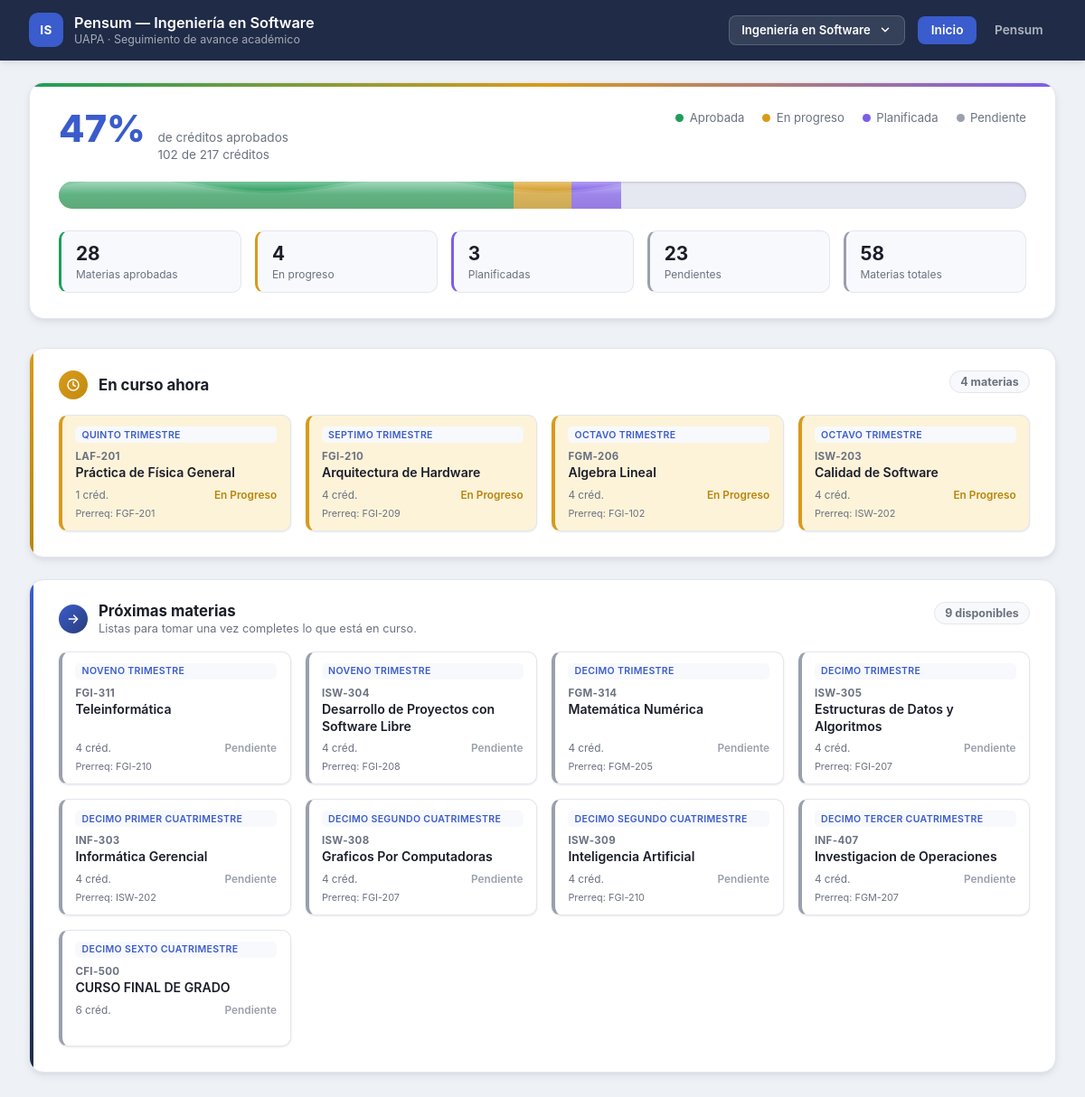
Before: / with the older database file.
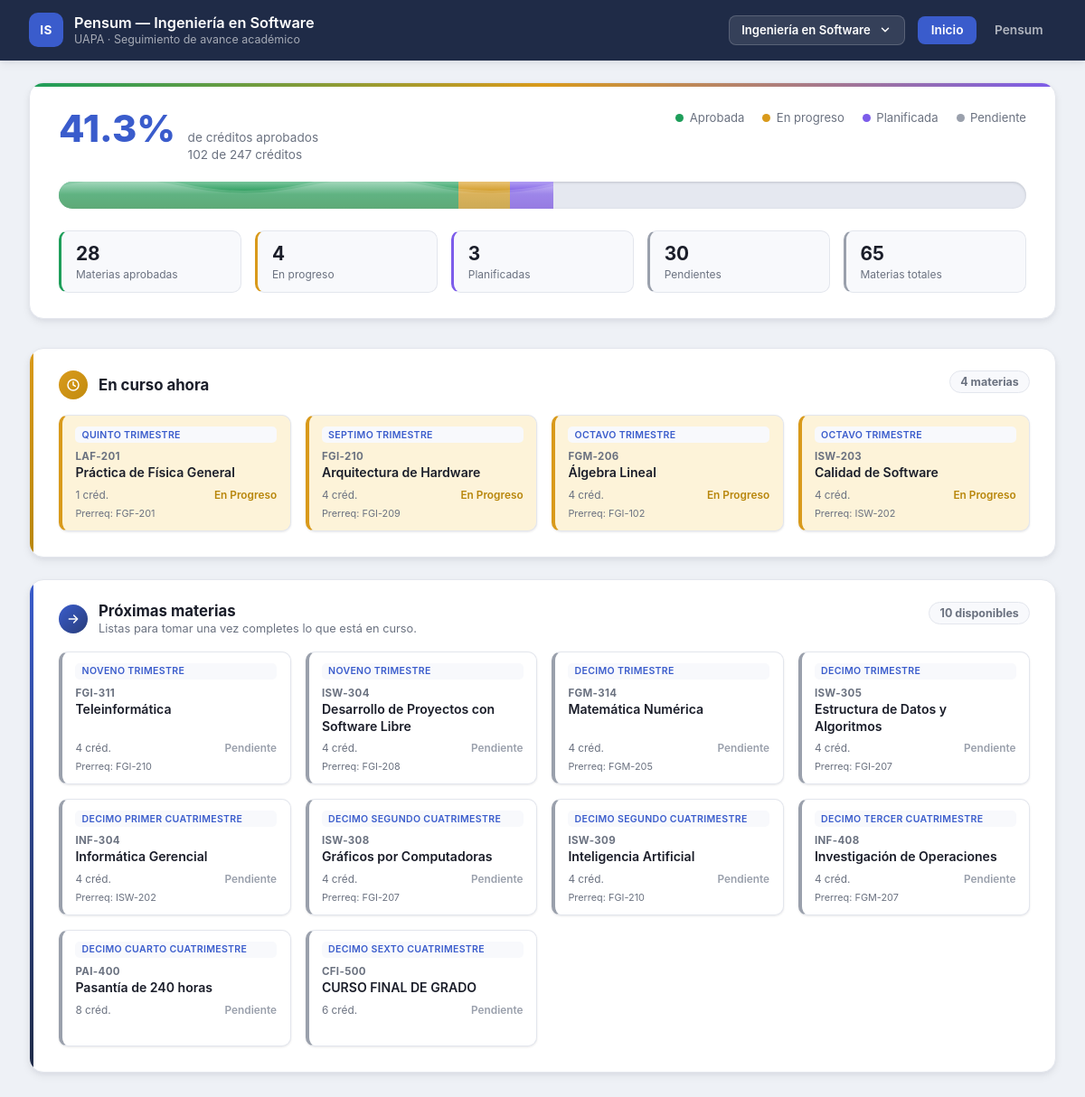
After: the same page with the newer database file.
### tables this page shows
CREATE TABLE carreras (
        id INTEGER PRIMARY KEY AUTOINCREMENT,
        slug TEXT NOT NULL UNIQUE,
        nombre TEXT NOT NULL
    );

CREATE TABLE courses (
    id INTEGER PRIMARY KEY AUTOINCREMENT,
    clave TEXT NOT NULL,
    nombre TEXT NOT NULL,
    periodo_orden INTEGER,
    periodo_nombre TEXT,
    tipo TEXT NOT NULL CHECK (tipo IN ('obligatoria', 'optativa')),
    horas_teoricas INTEGER NOT NULL DEFAULT 0,
    horas_practicas INTEGER NOT NULL DEFAULT 0,
    horas_totales INTEGER NOT NULL DEFAULT 0,
    horas_estudio_independiente INTEGER NOT NULL DEFAULT 0,
    creditos INTEGER NOT NULL DEFAULT 0,
    prerrequisito TEXT,
    estado TEXT NOT NULL CHECK (estado IN ('aprobada', 'en_progreso', 'planificada', 'pendiente'))
, carrera_id INTEGER NOT NULL DEFAULT 1);

### src/functions.php (the view, shortened to what this page needs)
<?php
function fetch_all_courses(PDO $pdo, int $carreraId): array
{
    $stmt = $pdo->prepare('SELECT * FROM courses WHERE carrera_id = :carrera_id ORDER BY periodo_orden IS NULL, periodo_orden, id');
    $stmt->execute([':carrera_id' => $carreraId]);
    return $stmt->fetchAll();
}
function get_all_carreras(PDO $pdo): array
{
    return $pdo->query('SELECT * FROM carreras ORDER BY id')->fetchAll();
}
function get_current_carrera(PDO $pdo, array $carreras): array
{
    $slug = $_COOKIE['carrera'] ?? '';
    return $carreras[0];
}
function carrera_abbr(string $nombre): string
{
    $words = array_values(array_filter(
        preg_split('/\s+/', $nombre),
        static fn (string $w): bool => mb_strlen($w) > 2
    ));
    $letters = array_map(
        static fn (string $w): string => mb_strtoupper(mb_substr($w, 0, 1)),
        array_slice($words, 0, 2)
    );
    $abbr = implode('', $letters);
    return $abbr !== '' ? $abbr : mb_strtoupper(mb_substr($nombre, 0, 2));
}
function compute_stats(array $courses): array
{
    $stats = [
        'total_cursos' => count($courses),
        'aprobadas' => 0,
        'en_progreso' => 0,
        'planificadas' => 0,
        'pendientes' => 0,
        'creditos_totales' => 0,
        'creditos_aprobados' => 0,
        'creditos_en_progreso' => 0,
        'creditos_planificados' => 0,
        'creditos_pendientes' => 0,
    ];
    foreach ($courses as $course) {
        $creditos = (int) $course['creditos'];
        $stats['creditos_totales'] += $creditos;
        switch ($course['estado']) {
            case 'aprobada':
                $stats['aprobadas']++;
                $stats['creditos_aprobados'] += $creditos;
                break;
            case 'en_progreso':
                $stats['en_progreso']++;
                $stats['creditos_en_progreso'] += $creditos;
                break;
            case 'planificada':
                $stats['planificadas']++;
                $stats['creditos_planificados'] += $creditos;
                break;
            default:
                $stats['pendientes']++;
                $stats['creditos_pendientes'] += $creditos;
                break;
        }
    }
    $total = $stats['creditos_totales'];
    $stats['pct_aprobada'] = $total > 0 ? round(($stats['creditos_aprobados'] / $total) * 100, 1) : 0.0;
    $stats['pct_en_progreso'] = $total > 0 ? round(($stats['creditos_en_progreso'] / $total) * 100, 1) : 0.0;
    $stats['pct_planificada'] = $total > 0 ? round(($stats['creditos_planificados'] / $total) * 100, 1) : 0.0;
    $stats['pct_pendiente'] = $total > 0
        ? max(0.0, round(100 - $stats['pct_aprobada'] - $stats['pct_en_progreso'] - $stats['pct_planificada'], 1))
        : 0.0;
    $stats['porcentaje_completado'] = $stats['pct_aprobada'];
    return $stats;
}
function render_progress_bar(array $stats, bool $animated = false, string $size = 'sm'): string
{
    $pctA = $stats['pct_aprobada'];
    $pctE = $stats['pct_en_progreso'];
    $pctP = $stats['pct_planificada'];
    $pctFilled = min(100.0, $pctA + $pctE + $pctP);
    $wave = '';
    if ($animated) {
        $wave = <<<HTML
        <div class="bar-wave" style="width:{$pctFilled}%">
            <svg class="wave-svg wave-svg-back" viewBox="0 0 2400 40" preserveAspectRatio="none">
                <path class="wave-path" d="M0 11 Q150 -4 300 11 T600 11 T900 11 T1200 11 T1500 11 T1800 11 T2100 11 T2400 11 V40 H0 Z"></path>
            </svg>
            <svg class="wave-svg wave-svg-front" viewBox="0 0 2400 40" preserveAspectRatio="none">
                <path class="wave-path" d="M0 8 Q150 -8 300 8 T600 8 T900 8 T1200 8 T1500 8 T1800 8 T2100 8 T2400 8 V40 H0 Z"></path>
            </svg>
            <div class="bar-sheen"></div>
        </div>
        HTML;
    }
    return <<<HTML
    <div class="progress-tank size-{$size}">
        <div class="tank-track">
            <div class="tank-segment tank-aprobada" style="width:{$pctA}%"></div>
            <div class="tank-segment tank-en_progreso" style="width:{$pctE}%"></div>
            <div class="tank-segment tank-planificada" style="width:{$pctP}%"></div>
        </div>
        {$wave}
    </div>
    HTML;
}
function estado_label(string $estado): string
{
    return match ($estado) {
        'aprobada' => 'Aprobada',
        'en_progreso' => 'En Progreso',
        'planificada' => 'Planificada',
        'pendiente' => 'Pendiente',
        default => ucfirst($estado),
    };
}
function h(?string $value): string
{
    return htmlspecialchars($value ?? '', ENT_QUOTES, 'UTF-8');
}
function render_course_card(array $course, bool $showPeriod = false, bool $editable = false): string
{
    $periodTag = '';
    if ($showPeriod && $course['periodo_nombre']) {
        $periodTag = '<div class="course-period-tag">' . h($course['periodo_nombre']) . '</div>';
    }
    $prereq = $course['prerrequisito']
        ? '<div class="course-prereq">Prerreq: ' . h($course['prerrequisito']) . '</div>'
        : '<div class="course-prereq course-prereq-empty">&nbsp;</div>';
    $estado = h($course['estado']);
    $clave = h($course['clave']);
    $nombre = h($course['nombre']);
    $creditos = (int) $course['creditos'];
    $estadoLabel = estado_label($course['estado']);
    $id = (int) $course['id'];
    $editableAttrs = $editable
        ? ' data-course-id="' . $id . '" data-estado="' . $estado . '" tabindex="0" role="button" aria-haspopup="true"'
        : '';
    $editableClass = $editable ? ' is-editable' : '';
    return <<<HTML
    <article class="course-card estado-{$estado}{$editableClass}"{$editableAttrs}>
        {$periodTag}
        <div class="course-clave">{$clave}</div>
        <div class="course-nombre">{$nombre}</div>
        <div class="course-meta">
            <span class="creditos">{$creditos} créd.</span>
            <span class="estado-badge">{$estadoLabel}</span>
        </div>
        {$prereq}
    </article>
    HTML;
}
function courses_by_estado(array $courses, string $estado): array
{
    $filtered = array_values(array_filter($courses, static fn (array $c): bool => $c['estado'] === $estado));
    usort($filtered, static function (array $a, array $b): int {
        return ($a['periodo_orden'] ?? PHP_INT_MAX) <=> ($b['periodo_orden'] ?? PHP_INT_MAX);
    });
    return $filtered;
}
function next_courses(array $courses): array
{
    $byClave = [];
    foreach ($courses as $c) {
        if (!isset($byClave[$c['clave']])) {
            $byClave[$c['clave']] = $c;
        }
    }
    $next = [];
    foreach ($courses as $c) {
        if ($c['estado'] !== 'pendiente' || $c['tipo'] !== 'obligatoria') {
            continue;
        }
        $prereq = $c['prerrequisito'];
        $unlocked = $prereq === null
            || (isset($byClave[$prereq]) && in_array($byClave[$prereq]['estado'], ['aprobada', 'en_progreso'], true));
        if ($unlocked) {
            $next[] = $c;
        }
    }
    usort($next, static function (array $a, array $b): int {
        return ($a['periodo_orden'] ?? PHP_INT_MAX) <=> ($b['periodo_orden'] ?? PHP_INT_MAX);
    });
    return $next;
}
function render_topbar(string $active, array $carrera, array $carreras, string $currentPage): string
{
    $links = [
        'inicio' => ['href' => 'index.php', 'label' => 'Inicio'],
        'pensum' => ['href' => 'pensum.php', 'label' => 'Pensum'],
    ];
    $items = '';
    foreach ($links as $key => $link) {
        $activeClass = $key === $active ? ' active' : '';
        $items .= '<a class="nav-link' . $activeClass . '" href="' . h($link['href']) . '">' . h($link['label']) . '</a>';
    }
    $checkIcon = '<svg class="carrera-option-check" viewBox="0 0 24 24" width="15" height="15" fill="none" stroke="currentColor" stroke-width="2.6" stroke-linecap="round" stroke-linejoin="round"><path d="M20 6 9 17l-5-5"></path></svg>';
    $options = '';
    foreach ($carreras as $c) {
        $isCurrent = (int) $c['id'] === (int) $carrera['id'];
        $href = 'switch-carrera.php?slug=' . urlencode($c['slug']) . '&redirect=' . urlencode($currentPage);
        $optAbbr = h(carrera_abbr($c['nombre']));
        $optNombre = h($c['nombre']);
        $currentClass = $isCurrent ? ' is-current' : '';
        $check = $isCurrent ? $checkIcon : '';
        $options .= <<<HTML
        <li>
            <a class="carrera-option{$currentClass}" href="{$href}">
                <span class="carrera-option-icon">{$optAbbr}</span>
                <span class="carrera-option-label">{$optNombre}</span>
                {$check}
            </a>
        </li>
        HTML;
    }
    $abbr = h(carrera_abbr($carrera['nombre']));
    $nombre = h($carrera['nombre']);
    return <<<HTML
    <header class="topbar">
        <div class="topbar-inner">
            <div class="brand">
                <span class="brand-mark">{$abbr}</span>
                <div class="brand-text">
                    <span class="brand-title">Pensum &mdash; {$nombre}</span>
                    <span class="brand-subtitle">UAPA &middot; Seguimiento de avance académico</span>
                </div>
            </div>
            <div class="topbar-right">
                <details class="carrera-switcher">
                    <summary class="carrera-trigger">
                        <span>{$nombre}</span>
                        <svg class="chevron" viewBox="0 0 24 24" width="14" height="14" fill="none" stroke="currentColor" stroke-width="2.5" stroke-linecap="round" stroke-linejoin="round"><path d="M6 9l6 6 6-6"></path></svg>
                    </summary>
                    <ul class="carrera-options">
                        {$options}
                    </ul>
                </details>
                <nav class="topbar-nav">
                    {$items}
                </nav>
            </div>
        </div>
    </header>
    HTML;
}

### public/index.php (shortened to what this page needs)
<?php
require __DIR__ . '/../src/db.php';
require __DIR__ . '/../src/functions.php';
$pdo = get_db();
$carreras = get_all_carreras($pdo);
$carrera = get_current_carrera($pdo, $carreras);
$courses = fetch_all_courses($pdo, (int) $carrera['id']);
$stats = compute_stats($courses);
$enProgreso = courses_by_estado($courses, 'en_progreso');
$proximas = next_courses($courses);
?>
<!DOCTYPE html>
<html lang="es">
<head>
<link rel="stylesheet" href="assets/style.css">
</head>
<body>
<?= render_topbar('inicio', $carrera, $carreras, 'index.php') ?>
<section class="dashboard-hero">
    <div class="hero-card">
        <div class="hero-top">
            <div class="hero-headline">
                <span class="hero-pct"><?= $stats['pct_aprobada'] ?>%</span>
                <span class="hero-label">de créditos aprobados<br><?= $stats['creditos_aprobados'] ?> de <?= $stats['creditos_totales'] ?> créditos</span>
            </div>
            <ul class="legend">
                <li><span class="dot dot-aprobada"></span> Aprobada</li>
                <li><span class="dot dot-en_progreso"></span> En progreso</li>
                <li><span class="dot dot-planificada"></span> Planificada</li>
                <li><span class="dot dot-pendiente"></span> Pendiente</li>
            </ul>
        </div>
        <?= render_progress_bar($stats, true, 'lg') ?>
        <div class="stat-chips">
            <div class="chip chip-aprobada">
                <span class="chip-value"><?= $stats['aprobadas'] ?></span>
                <span class="chip-label">Materias aprobadas</span>
            </div>
            <div class="chip chip-en_progreso">
                <span class="chip-value"><?= $stats['en_progreso'] ?></span>
                <span class="chip-label">En progreso</span>
            </div>
            <div class="chip chip-planificada">
                <span class="chip-value"><?= $stats['planificadas'] ?></span>
                <span class="chip-label">Planificadas</span>
            </div>
            <div class="chip chip-pendiente">
                <span class="chip-value"><?= $stats['pendientes'] ?></span>
                <span class="chip-label">Pendientes</span>
            </div>
            <div class="chip">
                <span class="chip-value"><?= $stats['total_cursos'] ?></span>
                <span class="chip-label">Materias totales</span>
            </div>
        </div>
    </div>
</section>
<main class="home-sections">
    <section class="home-section home-section-progreso">
        <div class="section-heading">
            <div class="section-heading-left">
                <span class="section-icon section-icon-progreso" aria-hidden="true">
                    <svg viewBox="0 0 24 24" width="16" height="16" fill="none" stroke="currentColor" stroke-width="2.2" stroke-linecap="round" stroke-linejoin="round"><circle cx="12" cy="12" r="9"></circle><path d="M12 7v5l3.5 2"></path></svg>
                </span>
                <h2>En curso ahora</h2>
            </div>
            <span class="section-count"><?= count($enProgreso) ?> materia<?= count($enProgreso) === 1 ? '' : 's' ?></span>
        </div>
        <?php if (empty($enProgreso)): ?>
        <p class="empty-note">No tienes materias en progreso registradas.</p>
        <?php else: ?>
        <div class="cards-grid">
            <?php foreach ($enProgreso as $course): ?>
                <?= render_course_card($course, true) ?>
            <?php endforeach; ?>
        </div>
        <?php endif; ?>
    </section>
    <section class="home-section home-section-proximas">
        <div class="section-heading">
            <div class="section-heading-left">
                <span class="section-icon section-icon-proximas" aria-hidden="true">
                    <svg viewBox="0 0 24 24" width="16" height="16" fill="none" stroke="currentColor" stroke-width="2.2" stroke-linecap="round" stroke-linejoin="round"><path d="M5 12h13"></path><path d="M13 6l6 6-6 6"></path></svg>
                </span>
                <div>
                    <h2>Próximas materias</h2>
                    <p class="section-subtitle">Listas para tomar una vez completes lo que está en curso.</p>
                </div>
            </div>
            <span class="section-count"><?= count($proximas) ?> disponible<?= count($proximas) === 1 ? '' : 's' ?></span>
        </div>
        <?php if (empty($proximas)): ?>
        <p class="empty-note">No hay materias nuevas disponibles todavía.</p>
        <?php else: ?>
        <div class="cards-grid">
            <?php foreach ($proximas as $course): ?>
                <?= render_course_card($course, true) ?>
            <?php endforeach; ?>
        </div>
        <?php endif; ?>
    </section>
</main>
</body>
</html>

Changed rows visible on the page:
changed courses "FGM-206": nombre "Algebra Lineal" → "Álgebra Lineal"
changed courses "ISW-305": nombre "Estructuras de Datos y Algoritmos" → "Estructura de Datos y Algoritmos"
changed courses "Informática Gerencial": clave "INF-303" → "INF-304"
changed courses "ISW-308": nombre "Graficos Por Computadoras" → "Gráficos por Computadoras"
changed courses "FGM-207": clave "INF-407" → "INF-408"; nombre "Investigacion de Operaciones" → "Investigación de Operaciones"
added courses: periodo_nombre "DECIMO CUARTO CUATRIMESTRE", clave "PAI-400", nombre "Pasantía de 240 horas", creditos "8", estado "Pendiente", shown under "Próximas materias"
Other visible differences:
$stats['pct_aprobada']: "47" → "41.3"
$stats['creditos_totales']: "217" → "247"
$pctA: 47 → 41.3 (drawn)
$pctE: 6 → 5.3 (drawn)
$pctP: 5.1 → 4.5 (drawn)
$pctFilled: 58.1 → 51.1 (drawn)
$stats['pendientes']: "23" → "30"
$stats['total_cursos']: "58" → "65"
count($proximas): "9" → "10"
